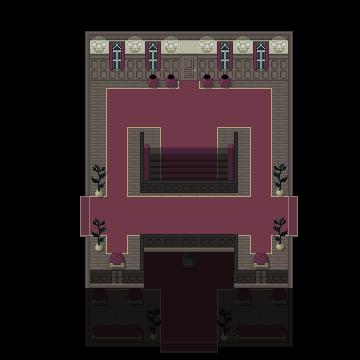

Below is a game level as drawn by its tile map, then a one-line description and the .tmx that defines it (tile-layer data replaced by summaries):
An orthogonal 20x20 tile map with 18x18 px tiles, 3 tile layers (Livello tile 1, Furniture, Foreground), 4 tilesets and 23 objects.

<map version="1.10" tiledversion="1.11.0" orientation="orthogonal" renderorder="right-down" width="20" height="20" tilewidth="18" tileheight="18" infinite="0" nextlayerid="5" nextobjectid="37">
 <tileset firstgid="1" source="../../TILEMAPS/Tilemap 2/Tilemap2.tsx" />
 <tileset firstgid="171" source="../../TILEMAPS/Tilemap1/Tilemap1.tsx" />
 <tileset firstgid="324" source="../../TILEMAPS/Furniture/Furniture.tsx" />
 <tileset firstgid="702" source="../../TILEMAPS/Tilemap Hall/TilemapHall.tsx" />
 <layer id="1" name="Livello tile 1" width="20" height="20">
  <data>[400 cells, 400 non-empty, 52 distinct tile ids]</data>
 </layer>
 <layer id="2" name="Furniture" width="20" height="20">
  <data>[400 cells, 63 non-empty, 21 distinct tile ids]</data>
 </layer>
 <objectgroup id="4" name="Collisioni">
  <object id="5" x="72" y="18" width="18" height="270" />
  <object id="6" x="90" y="18" width="198" height="18" />
  <object id="8" x="288" y="18" width="18" height="270" />
  <object id="9" x="90" y="36" width="198" height="36" />
  <object id="10" x="144" y="72" width="36" height="18" />
  <object id="11" x="198" y="72" width="36" height="18" />
  <object id="13" x="126" y="126" width="18" height="72" />
  <object id="14" x="144" y="180" width="90" height="18" />
  <object id="15" x="234" y="126" width="18" height="72" />
  <object id="16" x="270" y="180" width="18" height="18" />
  <object id="17" x="270" y="234" width="18" height="18" />
  <object id="18" x="252" y="252" width="18" height="18" />
  <object id="19" x="234" y="270" width="54" height="18" />
  <object id="20" x="234" y="234" width="18" height="36" />
  <object id="21" x="144" y="234" width="90" height="18" />
  <object id="24" x="126" y="234" width="18" height="36" />
  <object id="25" x="90" y="270" width="54" height="18" />
  <object id="26" x="90" y="234" width="18" height="18" />
  <object id="27" x="90" y="180" width="18" height="18" />
  <object id="29" x="72" y="288" width="234" height="72" />
  <object id="30" x="144" y="252" width="90" height="36" />
  <object id="31" x="108" y="252" width="18" height="18" />
  <object id="36" x="144" y="144" width="90" height="36" />
 </objectgroup>
 <layer id="3" name="Foreground" width="20" height="20">
  <data>[400 cells, 68 non-empty, 4 distinct tile ids]</data>
 </layer>
</map>